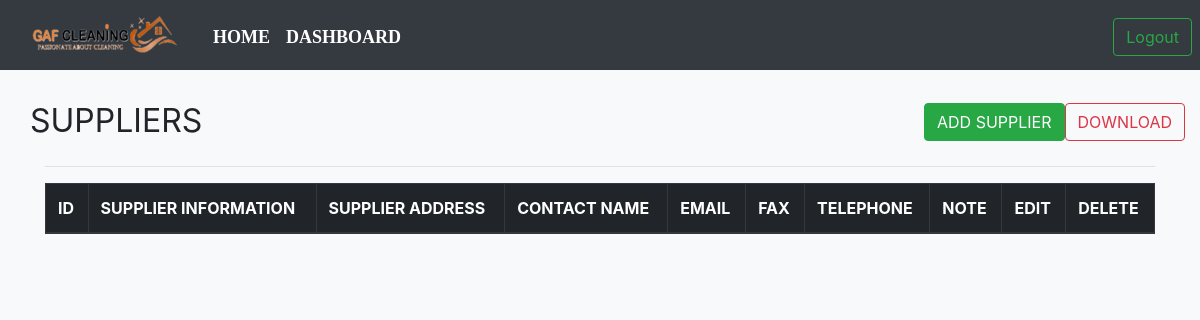
The app's page /suppliers/, older data.
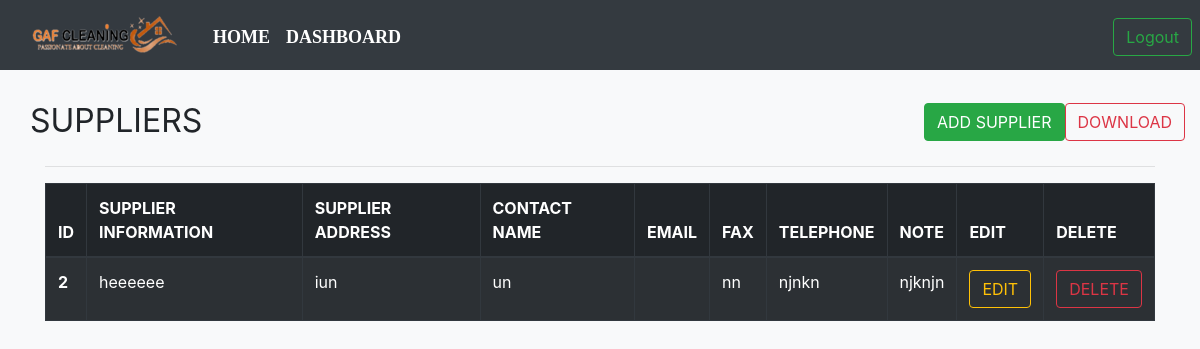
The same page, newer data.
### users/models.py (models this page shows)
class Suppliers(models.Model):
    supplier_info = models.CharField(max_length=100)
    supplier_address = models.CharField(max_length=100)
    contact_name = models.CharField(max_length=100)
    fax = models.CharField(max_length=100)
    tel = models.CharField(max_length=100)
    note = models.TextField(max_length=1000, null=True, blank=True)
    def deleteURL(self):
        return reverse("deleteSupplier", kwargs={"sup_id":self.id})
    def editURL(self):
        return reverse("editSuppliers", kwargs={"sup_id":self.id})

### pages/views.py (the view)
# urls.py: path("suppliers/",SuppliersView, name="suppliers" ),
def SuppliersView(request):
    objs = Suppliers.objects.all()
    context = {
        "objs":objs
    }
    return render(request, "suppliers.html", context)

### templates/suppliers.html (shortened to what this page needs)
{% load static %}
<!DOCTYPE html>
<html lang="en">
<head>
    <link rel="stylesheet" href="{% static 'header.css' %}">
    <link rel="stylesheet" href="https://cdnjs.cloudflare.com/ajax/libs/animate.css/3.7.2/animate.min.css">
    <link rel="stylesheet" href="https://maxcdn.bootstrapcdn.com/bootstrap/4.0.0/css/bootstrap.min.css" >
</head>
<body class="bg-light">
  <nav class="navbar navbar-expand-lg navbar-dark bg-dark">
  <div class="container-fluid mt-1">
    <a href="{% url 'home' %}" class="pull-left" ><img src="{% static 'images/logo1.png' %}"></a>
    <div class="collapse navbar-collapse" id="navbarSupportedContent">
      <ul class="navbar-nav me-auto mb-2 mb-lg-0 mx-4">
        <li class="nav-item">
          <a class="nav-link active" aria-current="page" href="{% url 'home' %}">Home</a>
        </li>
        <li class="nav-item">
          <a class="nav-link active" aria-current="page" href="{% url 'dashboard' %}">Dashboard</a>
        </li>
	    </ul>
        <div class="btn-group mx-2" role="group" aria-label="Basic outlined example"  style="position: absolute; right: 0;">
          <a href="{% url 'logout' %}"><button type="button" class="btn btn-outline-success">Logout</button></a>
        </div>
    </div>
  </div>
</nav>
<div class="container">
    <br />
    <div class="row" style="justify-content: space-between;">
        <h1> <b> <small>SUPPLIERS</small></b> </h1>
    <div class="row">
        <div class="modal-dialog-centered">
            <a href="{% url 'addSupplier' %}"><button type="button" class="btn btn-success">ADD SUPPLIER</button></a>
        </div>
        <div class="modal-dialog-centered">
            <a href="{% url 'printSupplier' %}"><button type="button" class="btn btn-outline-danger">DOWNLOAD</button></a>
        </div>
    </div>
    </div>
<hr />
    <div class="table-responsive">
    <table class="table-bordered table-hover table table-dark table-striped">
        <thead>
        <tr>
            <th scope="col"> ID </th>
            <th scope="col"> SUPPLIER INFORMATION </th>
            <th scope="col"> SUPPLIER ADDRESS </th>
            <th scope="col"> CONTACT NAME </th>
            <th scope="col"> EMAIL </th>
            <th scope="col"> FAX </th>
            <th scope="col"> TELEPHONE </th>
            <th scope="col"> NOTE </th>
            <th scope="col"> EDIT </th>
            <th scope="col"> DELETE </th>
        </tr>
        </thead>
        <tbody>
        {% for obj in objs %}
        <tr class="w-100 h-25">
            <th scope="row"> {{obj.id}} </th>
            <td> {{obj.supplier_info}} </td>
            <td> {{ obj.supplier_address }} </td>
            <td> {{ obj.contact_name }} </td>
            <td> {{ obj.email }} </td>
            <td> {{ obj.fax }} </td>
            <td> {{ obj.tel }} </td>
            <td> {{ obj.note }} </td>
            <td> <a href="{{ obj.editURL }}"><button type="button" class="btn btn-outline-warning">EDIT</button></a>
            </td>
            <td> <a href="{{ obj.deleteURL }}"><button type="button" class="btn btn-outline-danger">DELETE</button></a>
            </td>
        </tr>
        {% endfor %}
        </tbody>
    </table>
</div>
</div>

Row changes from the older to the newer data that the page shows:
added Suppliers: id "2", supplier_info "heeeeee", supplier_address "iun", contact_name "un", fax "nn", tel "njnkn", note "njknjn"
